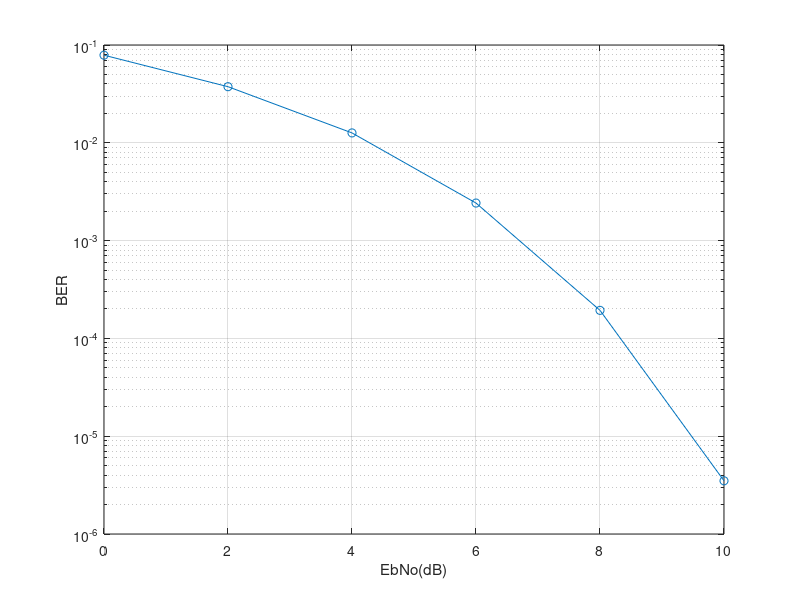

The MATLAB script that drew this image:
l=1e6;
EbNodB=0:2:10;
EbNo=10.^(EbNodB/10);

for n=1:length(EbNodB)
    si=2*(round(rand(1,l))-0.5);     %In-phase symbol generation
    sq=2*(round(rand(1,l))-0.5);     %Quadrature symbol generation                
    s=si+j*sq;                       %Adding the two parallel symbol streams
    w=(1/sqrt(2*EbNo(n)))*(randn(1,l)+j*randn(1,l)); %Random noise generation
    r=s+w;                                           %Received signal
    si_=sign(real(r));                               %In-phase demodulation
    sq_=sign(imag(r));                               %Quadrature demodulation
    ber1=(l-sum(si==si_))/l;                        %In-phase BER calculation
    ber2=(l-sum(sq==sq_))/l;                      %Quadrature BER calculation
    ber(n)=mean([ber1 ber2]);                         %Overall BER
end

semilogy(EbNodB, ber,'o-')                                 %Plot the BER
xlabel('EbNo(dB)')                                    %Label for x-axis
ylabel('BER')                                         %Label for y-axis
grid on                                               %Turning the grid on 